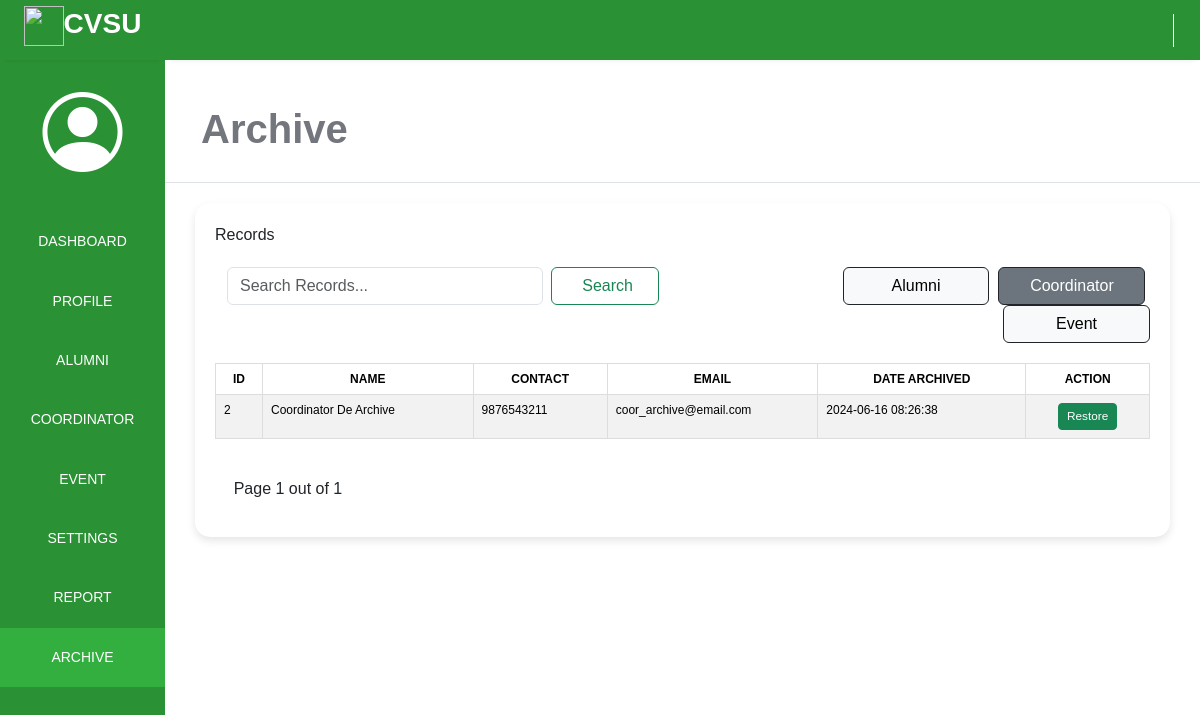
/adminPage/archive/coor_archive.php, run on an earlier commit of the app's database.
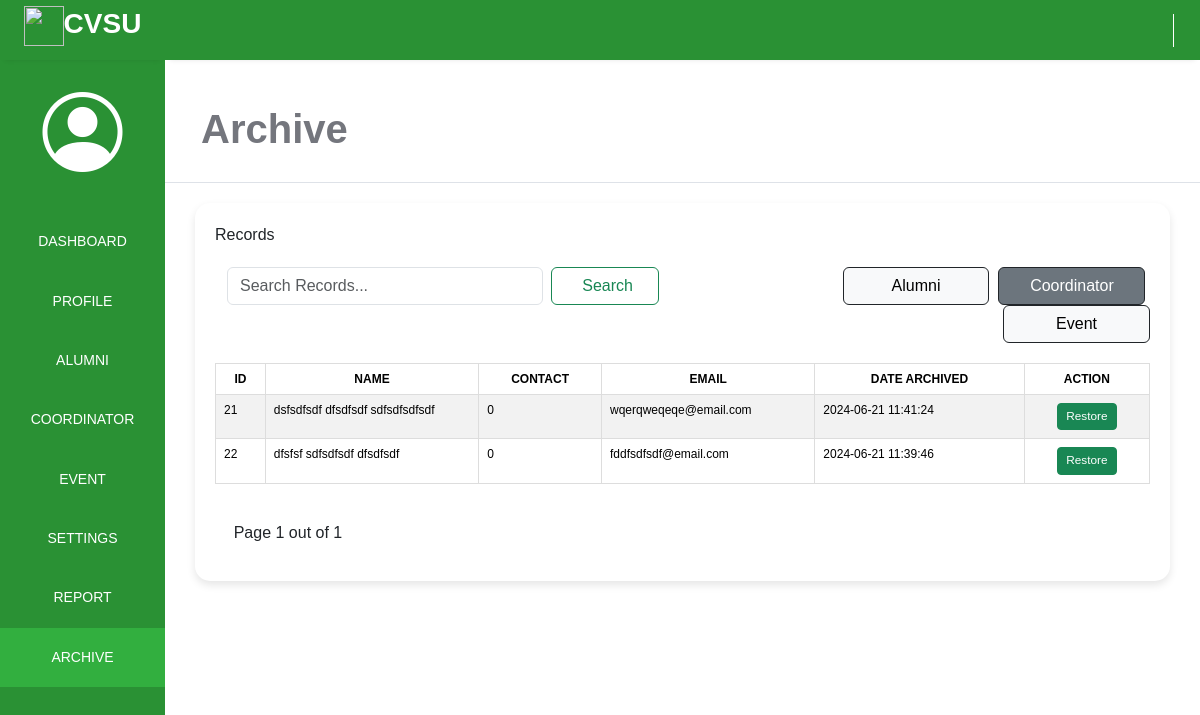
And on a later commit of the database.
### tables this page shows
CREATE TABLE `coordinator_archive` (
  `coor_id` int(11) NOT NULL,
  `fname` varchar(255) NOT NULL,
  `mname` varchar(250) NOT NULL,
  `lname` varchar(250) NOT NULL,
  `contact` bigint(20) NOT NULL,
  `email` varchar(255) NOT NULL,
  `password` varchar(255) NOT NULL,
  `date_created` datetime NOT NULL,
  `date_archived` timestamp NOT NULL DEFAULT current_timestamp() ON UPDATE current_timestamp()
);

### adminPage/archive/coor_archive.php (the view, shortened to what the changed rows need)
<?php
$serername = "localhost";
$db_username = "root";
$db_password = "";
$db_name = "alumni_management_system";
$conn = mysqli_connect($serername, $db_username, $db_password, $db_name);
$records_per_page = 6;
$current_page = isset($_GET['page']) ? $_GET['page'] : 1;
$start_from = ($current_page - 1) * $records_per_page;
$sql = "SELECT * FROM coordinator_archive ";
$sql .= "LIMIT $start_from, $records_per_page";
$result = $conn->query($sql);
?>
<!DOCTYPE html>
<html lang="en">
<head>
    <link rel="stylesheet" href="./css/alumni_arc.css">
    <link rel="stylesheet" href="https://maxst.icons8.com/vue-static/landings/line-awesome/line-awesome/1.3.0/css/line-awesome.min.css">
    <link rel="stylesheet" href="https://cdn.jsdelivr.net/npm/bootstrap@5.3.3/dist/css/bootstrap.min.css">
    <link href='https://unpkg.com/boxicons@2.1.4/css/boxicons.min.css' rel='stylesheet'>
    <link rel="stylesheet" href="https://cdn.jsdelivr.net/npm/bootstrap-icons@1.11.3/font/bootstrap-icons.min.css">
</head>
<body>
    <div class="main-content">
        <main>
            <div class="page-header">
                <h1><strong>Archive</strong></h1>
            </div>
            <div class="container-fluid" id="main-container">
                <div class="container-fluid" id="content-container">
                    <div class="table-content">
                        <table id="example" class="table-responsive table table-striped table-hover ">
                            <thead>
                                <tr>
                                    <th scope="col" class="inline">ID</th>
                                    <th scope="col" class="inline">NAME</th>
                                    <th scope="col" class="inline">CONTACT</th>
                                    <th scope="col" class="inline">EMAIL</th>
                                    <th scope="col" class="inline">DATE ARCHIVED</th>
                                    <th scope="col" class="inline">ACTION</th>
                                </tr>
                            </thead>
                            <tbody>
                                <?php
                                if ($result->num_rows > 0) {
                                    while ($row = $result->fetch_assoc()) {
                                        $fullname = $row["fname"] . " " . $row["mname"] . " " . $row["lname"];
                                ?>
                                        <tr>
                                            <td class="inline"><?php echo $row['coor_id'] ?></td>
                                            <td class="inline"><?php echo htmlspecialchars($fullname) ?></td>
                                            <td class="inline"><?php echo $row['contact'] ?></td>
                                            <td class="inline"><?php echo $row['email'] ?></td>
                                            <td class="inline"><?php echo $row['date_archived'] ?></td>
                                            <?php
                                            echo "
                                                <td class='inline act'>
                                                    <div class='button'>
                                                        <a class='btn btn-success btn-sm' href='./restore_coor.php?id=$row[coor_id]' style='font-size: 11.8px;'>Restore</a>
                                                    </div>
                                                </td>
                                            "; ?>
                                        </tr>
                                <?php
                                    }
                                } else {
                                    $current_page = 0;
                                    echo '<tr><td colspan="12" style="text-align: center;">No records found</td></tr>';
                                }
                                ?>
                            </tbody>
                        </table>
                    </div>
                </div>
            </div>
        </main>
</body>
</html>

What changed in the data, as far as the page shows it:
removed coordinator_archive: coor_id "2", fullname "Coordinator De Archive", contact "9876543211", email "coor_archive@email.com", date_archived "2024-06-16 08:26:38"
added coordinator_archive: coor_id "21", fullname "dsfsdfsdf dfsdfsdf sdfsdfsdfsdf", contact "0", email "wqerqweqeqe@email.com", date_archived "2024-06-21 11:41:24"
added coordinator_archive: coor_id "22", fullname "dfsfsf sdfsdfsdf dfsdfsdf", contact "0", email "fddfsdfsdf@email.com", date_archived "2024-06-21 11:39:46"
